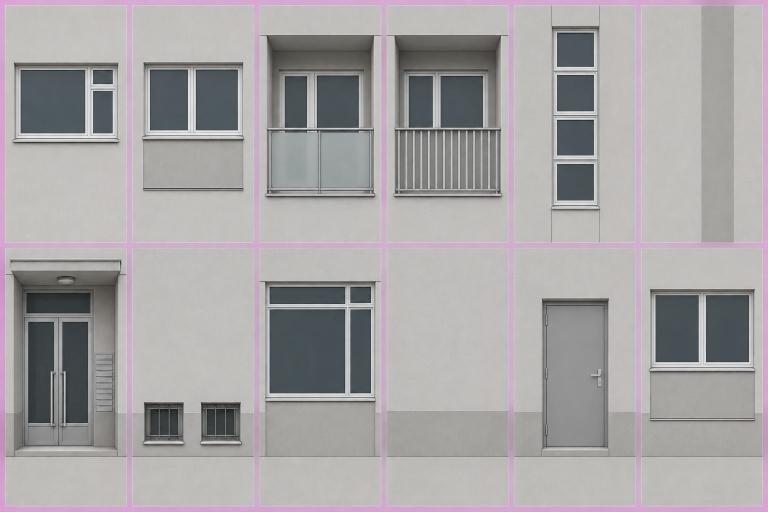
#> input picture assets/facades/sheet11.webp, 1536 x 1024 px, given in place of facades.webp, which was not available (shown at 1/2 size)
$ python openings.py
#> lines starting #> are read from the running program, lines starting #| are printed output that depends on the picture; after the words box and inside, x2 and y2 are one past the last pixel; in counts of white or black regions, pixels touching at a corner belong together
### assets/facades/proportions.py
"""Map the artist's padded elevations to the proportions of a real storey.

Stretch the lights between four fixed edges and take the extra space from
the surrounding wall. The edge of the bay, lintel ornament and apron survive
even when the window grows substantially. Coordinates are source-atlas pixels.
"""
import numpy as np
from PIL import Image, ImageDraw


def axes(layer):
    x, y = (), ()
    if layer in (28, 122, 123, 125):  # loggia soffit, handrail and slab
        y = ((64, 15), (265, 319), (418, 493))
    elif layer in (27, 120, 121, 131):
        y = ((140, 89), (274, 365))
        if layer == 27:
            x = ((53, 35), (205, 221))
    elif layer in (108, 109, 110, 112):  # small early burgher-house casement
        x, y = ((85, 65), (170, 191)), ((181, 122), (296, 365))
    elif layer in (0, 1, 2, 3, 12, 13, 15, *range(48, 54), *range(60, 66),
                    *range(72, 77), *range(84, 90), *range(132, 138)):
        x, y = ((68, 47), (185, 207)), ((150, 106), (360, 395))
    elif layer == 25:  # steel ribbon, narrow posts between adjacent glazed units
        x, y = ((19, 7), (236, 249)), ((187, 93), (264, 363))
    elif layer in (24, 36, 37, 39, 96, 98):
        y = ((144, 110), (300, 360))
    elif layer in (21, 43, 54, 55, 68, 78, 92, 116, 140):
        # Raised ground-floor apartments. Keep the cellar row beneath them.
        x, y = ((63, 46), (192, 208)), ((100, 78), (295, 322), (380, 380))
    return ([(0, 0), *x, (256, 256)], [(0, 0), *y, (512, 512)])


# [10 lines left out: function remap, not called in this run]


def remap_rect(rect, layer):
    xs, ys = axes(layer)
    def at(q, axis):
        old, new = zip(*axis)
        return round(float(np.interp(q, old, new)))
    l, t, r, b, rise = rect
    return [at(l, xs), at(t, ys), at(r, xs), at(b, ys), at(t + rise, ys) - at(t, ys)]


# Areas that retain their glass, metal, terrazzo or shaded balcony finish
# when the surrounding render is repainted. Includes sashes and canopy edges.
PANEL_FITTINGS = {
    27: [(48, 151, 212, 294)], 28: [(11, 60, 246, 434)], 29: [(70, 0, 186, 512)],
    32: [(24, 48, 230, 428)], 33: [(32, 312, 225, 399)], 35: [],
    120: [(22, 133, 233, 284)], 121: [(28, 132, 231, 278)],
    122: [(10, 58, 247, 426)], 123: [(8, 58, 247, 426)], 124: [(77, 38, 186, 439)],
    125: [(10, 58, 247, 426)],
    126: [(10, 50, 247, 373)], 127: [(17, 300, 235, 400)], 128: [(12, 68, 243, 299)],
    129: [], 130: [(54, 95, 201, 407)], 131: [(21, 83, 231, 237)],
}


# [49 lines left out: functions panel_mask, enclosed_loggia, precast_joints, interwar_cell, not called in this run]

### assets/facades/openings.py
"""Measure the openings in the shipped artwork. Per cell, store pixel edges
(left, top, right, bottom), arch rise and any separate panes, all in atlas pixels.
Run with pipeline/.venv/bin/python assets/facades/openings.py.
"""

from pathlib import Path
import json
import numpy as np
from PIL import Image, ImageDraw
from scipy import ndimage as nd
from proportions import remap_rect

ROOT = Path(__file__).resolve().parents[2]
# Decorative blind niches and wall-only modules have no opening.
blank = {5, 11, 17, 23, 35, 47, 118, 129}
arched = {9, 18, 19, 20, 57, 67, 69, 73, 90, 93, 114, 115, 117, 141}
# The facade sheet includes shutters, grilles, balconies and basement lights.
# Crop to each actual opening before looking for its dark glass or joinery.
regions = {
    14: [(0.31, 0.10, 0.74, 0.83)],
    37: [(0.29, 0.22, 0.73, 0.75)],
    55: [(0.10, 0.11, 0.9, 0.72), (0.17, 0.76, 0.84, 0.99)],
    68: [(0.10, 0.08, 0.9, 0.69), (0.22, 0.74, 0.84, 0.98)],
    92: [(0.14, 0.05, 0.89, 0.69), (0.19, 0.73, 0.84, 0.98)],
    140: [(0.1, 0.07, 0.90, 0.73), (0.17, 0.74, 0.85, 0.99)],
    33: [(0, 0.45, 0.51, 0.94), (0.51, 0.45, 1, 0.94)],
    83: [(0, 0.39, 0.5, 0.96), (0.5, 0.39, 1, 0.96)],
    127: [(0, 0.45, 0.5, 0.94), (0.5, 0.45, 1, 0.94)],
}
manual = {
    10: [[72, 110, 184, 245, 0]],
    22: [[68, 331, 187, 426, 34]],
    19: [[27, 62, 226, 459, 105]],
    28: [[18, 65, 238, 418, 0]],
    29: [[75, 13, 178, 486, 0]],
    32: [[44, 84, 214, 417, 0]],
    40: [[58, 88, 202, 383, 0]],
    54: [[76, 89, 184, 290, 0]],
    56: [[48, 87, 202, 461, 0]],
    57: [[18, 85, 234, 464, 83]],
    64: [[47, 149, 209, 374, 0]],
    67: [[47, 89, 205, 451, 0]],
    68: [[60, 89, 193, 309, 0], [84, 393, 171, 449, 0]],
    73: [[61, 116, 191, 367, 44]],
    90: [[49, 76, 203, 459, 69]],
    101: [[96, 122, 175, 378, 0]],
    104: [[9, 64, 247, 411, 0]],
    114: [[48, 90, 207, 448, 76]],
    117: [[29, 264, 228, 434, 62]],
    122: [[12, 61, 244, 416, 0]],
    123: [[12, 61, 244, 416, 0]],
    124: [[83, 45, 179, 430, 0]],
    125: [[12, 61, 244, 416, 0]],
    138: [[53, 102, 199, 452, 0]],
    141: [[18, 85, 231, 459, 99]],
    143: [[62, 92, 194, 451, 0]],
    26: [[77, 165, 182, 279, 0]],
    34: [[16, 101, 241, 441, 0]],
    105: [[36, 133, 232, 441, 0]],
    130: [[62, 103, 192, 395, 0]],
}


def measure(im, i):
    if i in blank:
        return []
    if i in manual:
        return [remap_rect(rect, i) for rect in manual[i]]
    rgb = np.asarray(im, dtype=float)
    lum = rgb @ np.array([0.28, 0.57, 0.15])
    wall = np.percentile(lum, 83)
    r, g, b = rgb.transpose(2, 0, 1)
    mask = (lum < min(145, wall * 0.77)) & ((b - r > 3) | (r - b > 11) | (lum < 52))
    found = []
    for x0, y0, x1, y1 in regions.get(i, [(0, 0.015, 1, 0.985)]):
        x, y, X, Y = round(x0 * 256), round(y0 * 512), round(x1 * 256), round(y1 * 512)
        m = nd.binary_closing(mask[y:Y, x:X], structure=np.ones((15, 23)))
        lab, n = nd.label(m)
        if not n:
            continue
        sizes = np.bincount(lab.ravel())
        sizes[0] = 0
        target = lab == np.argmax(sizes)
        yy, xx = np.where(target)
        if len(xx) < 280:
            continue
        left, right = np.percentile(xx, [1, 99])
        top, bot = np.percentile(yy, [1, 99])
        if right - left < 19 or bot - top < 20:
            continue
        if (right - left) * (bot - top) > 0.9 * 256 * 512:
            continue
        rise = min((right - left) * 0.40, (bot - top) * 0.28) if i in arched else 0
        # In sash windows the white meeting rail may split the glazing into
        # disconnected panes. Measure all of the coloured glass, not just one.
        if i % 12 < 6 and i not in {28, 29, 40, 97, 100, 101, 122, 123, 124}:
            ink = (b - r > 5) & (lum < 124)
            ink[:20] = False
            ink[-20:] = False
            yy2, xx2 = np.where(ink[y:Y, x:X])
            if len(xx2) > 250:
                left, right = np.percentile(xx2, [0.8, 99.2])
                top, bot = np.percentile(yy2, [0.8, 99.2])
                rise = min((right - left) * 0.4, (bot - top) * 0.28) if i in arched else 0
        found.append([round(left + x), round(top + y), round(right + x), round(bot + y), round(rise)])
    return found


def bake(preview=None):
    atlas = Image.open(ROOT / "public/facades.webp").convert("RGB")
#> atlas is the input picture: PIL image 1536x1024 RGB; mean R, G, B 167, 164, 164.8
    ornament = Image.open(ROOT / "public/facades-mask.webp").convert("L")
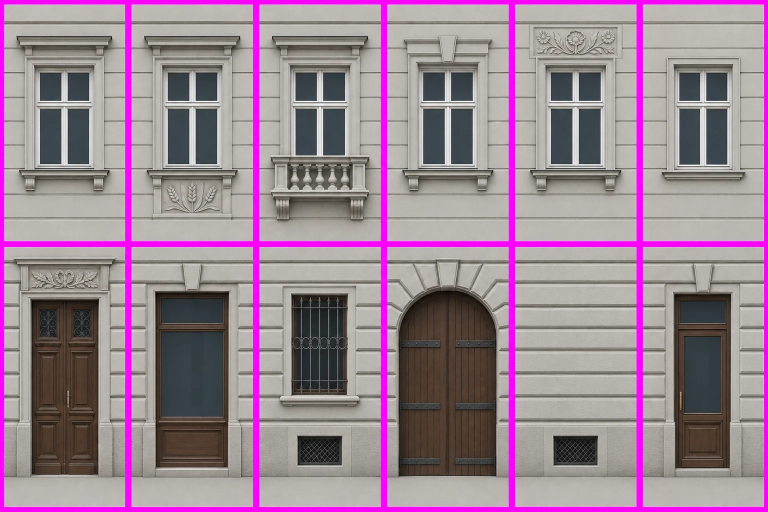
#> input picture assets/facades/sheet12.webp, 1536 x 1024 px, given in place of facades-mask.webp, which was not available (shown at 1/2 size)
    finish = Image.new("RGB", (6 * 64, 24 * 128))
#> finish: PIL image 384x3072 RGB; every value is 0
    caps = []
    out = []
    review = Image.new("RGB", (12 * 70, 12 * 132), "#252627")
    d = ImageDraw.Draw(review)
    for i in range(144):
        x, y = i % 6 * 256, i // 6 * 512
        im = atlas.crop((x, y, x + 256, y + 512))
        if i == 113:
            # The projected balcony hides the bottom of the door on the shell.
            # Fit the unobstructed door behind its parapet on the street mesh.
            rects = [rect.copy() for rect in out[41]]
        else:
            rects = measure(im, i)
        # Preserve the original sash and transom between individual panes.
        # Only accept fairly rectangular islands of blue glass inside the aperture.
        rgb = np.asarray(im, dtype=float)
        red, green, blue = rgb.transpose(2, 0, 1)
        glass = (blue > red + 4) & (rgb.mean(2) < 128)
        for rect in rects:
            if i == 113:
                continue  # includes the panes already measured on the unoccluded door
            l, t, r, b, arch = rect
            if i in {
                19,
                26,
                28,
                29,
                34,
                40,
                44,
                54,
                57,
                68,
                69,
                92,
                93,
                97,
                100,
                104,
                105,
                114,
                117,
                122,
                123,
                125,
                130,
                140,
                141,
            }:
                continue
            crop = nd.binary_closing(glass[t:b, l:r], structure=np.ones((3, 3)))
            lab, n = nd.label(crop)
            panes = []
            for j, sl in enumerate(nd.find_objects(lab), 1):
                if not sl:
                    continue
                sy, sx = sl
                w, h = sx.stop - sx.start, sy.stop - sy.start
                if w < 11 or h < 13 or w * h < 0.025 * (r - l) * (b - t) or np.mean(lab[sl] == j) < 0.72:
                    continue
                x0 = max(l + 5, l + sx.start)
                x1 = min(r - 5, l + sx.stop)
                y0 = max(t + 5, t + sy.start)
                y1 = min(b - 5, t + sy.stop)
                # The bounding boxes of two irregular glass islands can overlap
                # by a couple of pixels. Preserve the narrow bar between them;
                # intersecting holes cause the street mesh to lose a whole pane.
                for left, top, right, bottom in zip(panes[::4], panes[1::4], panes[2::4], panes[3::4]):
                    overlap_x = min(right, x1) - max(left, x0)
                    overlap_y = min(bottom, y1) - max(top, y0)
                    if overlap_x > 3 and 0 <= overlap_y <= 3 and y0 > top:
                        y0 = bottom + 1
                    elif overlap_y > 3 and 0 <= overlap_x <= 3:
                        if x0 > left:
                            x0 = right + 1
                        else:
                            x1 = left - 1
                if x1 - x0 > 7 and y1 - y0 > 8:
                    panes.extend([x0, y0, x1, y1])
            if 2 <= len(panes) // 4 <= 9:
                rect.extend(panes)
        out.append(rects)
        lum = rgb @ np.array([0.28, 0.57, 0.15])
        edge = np.median(np.hstack([lum[:, :12], lum[:, -12:]]), axis=1)
        ratio = np.clip(nd.gaussian_filter1d(edge, 0.8) / max(1, np.median(edge)), 0.40, 1.20)
        footprint = Image.new("L", (256, 512))
        pen = ImageDraw.Draw(footprint)
        for l, t, r, b, rise, *_ in rects:
            pen.rounded_rectangle((l - 16, t - 20, r + 16, b + 22), radius=12, fill=255)
        mask = np.maximum(np.asarray(footprint), np.asarray(ornament.crop((x, y, x + 256, y + 512))))
        cap = []
        if rects and i in {
            *range(0, 5),
            12,
            13,
            15,
            *range(48, 54),
            *range(60, 66),
            *range(72, 77),
            *range(84, 90),
            *range(132, 138),
        }:
            l, t, r, b, *_ = rects[0]
            # Trace the hood above this sash against its row of plain plaster. A
            # Baroque arch and a triangular pediment retain their different outlines.
            area = abs(lum - edge[:, None]) > 16
            area[:5] = False
            area[max(0, t - 7) :] = False
            area[:, : max(3, round(l - (r - l) * 0.43))] = False
            area[:, min(253, round(r + (r - l) * 0.43)) :] = False
            area = nd.binary_closing(area, structure=np.ones((5, 9)))
            labels, count = nd.label(area)
            if count:
                sizes = np.bincount(labels.ravel())
                sizes[0] = 0
                selected = labels == np.argmax(sizes)
                yy, xx = np.where(selected)
                if len(xx) > 350 and xx.max() - xx.min() > (r - l) * 0.72:
                    bottom = min(t - 4, int(yy.max()) + 2)
                    xs = np.unique(np.linspace(xx.min(), xx.max(), 13).astype(int))
                    for q in xs:
                        ys = yy[abs(xx - q) < 5]
                        if len(ys):
                            cap.append([int(q), max(4, int(np.percentile(ys, 4)) - 1)])
                    if len(cap) > 3 and bottom - min(q[1] for q in cap) > 7:
                        cap += [[cap[-1][0], bottom], [cap[0][0], bottom]]
                    else:
                        cap = []
        caps.append(cap)
        if cap:
            pen.polygon([tuple(q) for q in cap], fill=255)
        # Keep carved cartouches, shutters and aprons outside the aperture.
        # Only the outer pier needs to lose the picture's background: otherwise
        # the highest carvings on the portal can disappear into bare render.
        ornament_region = np.zeros_like(lum, dtype=bool)
        for l, t, r, b, *_ in rects:
            ornament_region[max(0, t - 115) : min(512, b + 78), max(0, l - 52) : min(256, r + 52)] = True
        relief = nd.binary_closing(
            (abs(lum - edge[:, None]) > 10) & ornament_region, structure=np.ones((7, 9))
        )
        relief = nd.binary_dilation(nd.binary_fill_holes(relief), iterations=5)
        mask = np.maximum.reduce([mask, np.asarray(footprint), relief.astype(np.uint8) * 255]).astype(float)
        mask = nd.gaussian_filter(mask, 3)
        mask *= np.clip(np.minimum(np.arange(256), np.arange(255, -1, -1)) / 7, 0, 1)[None, :]
        # R isolates local joinery / ornament, G carries a tileable horizontal
        # profile taken from that wall's actual stone joints.
        packed = np.stack(
            [mask, np.broadcast_to(((ratio - 0.25) / 1.25 * 255)[:, None], mask.shape), np.zeros_like(mask)],
            axis=-1,
        )
        finish.paste(
            Image.fromarray(np.uint8(packed)).resize((64, 128), Image.Resampling.LANCZOS),
            (i % 6 * 64, i // 6 * 128),
        )
        box = ImageDraw.Draw(im)
        for l, t, r, b, a, *panes in rects:
            box.rectangle((l, t, r, b), outline="#ff3838", width=4)
            for j in range(0, len(panes), 4):
                box.rectangle(panes[j : j + 4], outline="#ffdc55", width=2)
        x, y = i % 12 * 70, i // 12 * 132
        review.paste(im.resize((64, 110)), (x, y))
        d.text((x, y + 110), str(i))
#> this loop made 144 passes
#> (wall in measure, rects, count) on passes 1 to 5: (195.7, [[42, 142, 223, 265, 0]], 4), (194, [[45, 141, 218, 259, 0]], 8), (191.3, [[58, 153, 205, 325, 0]], 3), (191.3, [[51, 154, 195, 254, 0]], 4), (191.3, [[90, 68, 163, 398, 0]], 2)
#> (rects, count) on pass 74: ([[42, 82, 211, 400, 38]], 0)
#> pass 1, in measure, `r, g, b = rgb.transpose(2, 0, 1)`:
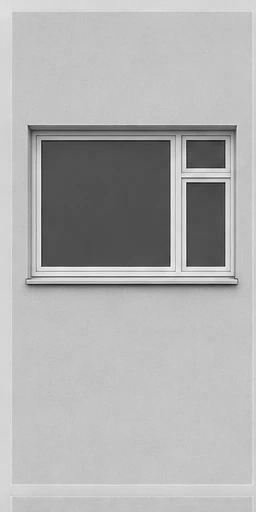
#> r: shape (512, 256) float64; min 15, max 248, mean 175.7
#> after the loop: area: shape (512, 256) bool; every value is 0
#> after the loop: crop: shape (359, 132) bool; every value is 0
#> after the loop:
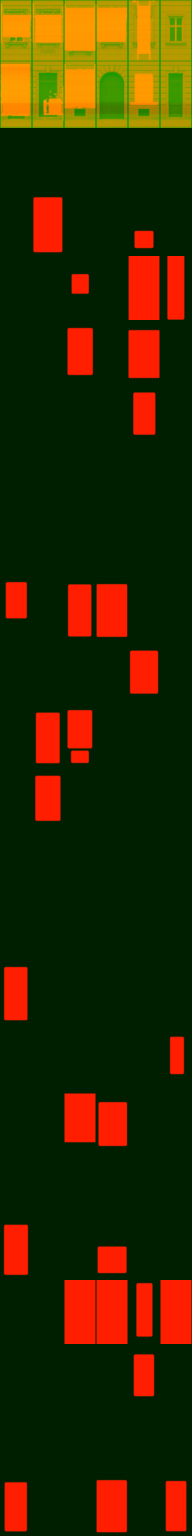
#> finish: PIL image 384x3072 RGB (shown at 1/2 size); mean R, G, B 45.1, 40.1, 0
#> after the loop:
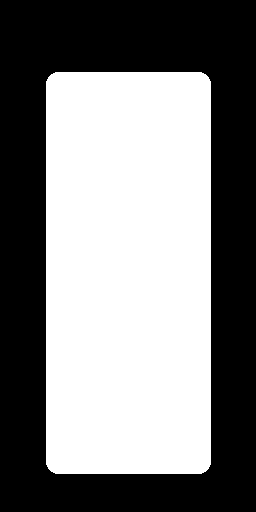
#> footprint: PIL image 256x512 L; 50.5% white; 1 black region, box (x1, y1, x2, y2) and area: (0, 0, 256, 512) 64878
#> after the loop: ornament_region: shape (512, 256) bool; 92.2% white; 2 black regions, box (x1, y1, x2, y2) and area: (0, 0, 10, 512) 5120, (246, 0, 256, 512) 5120
#> after the loop:
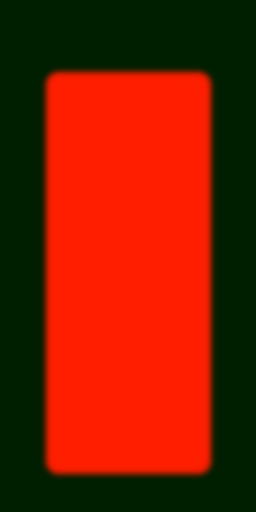
#> packed: shape (512, 256, 3) float64; mean R, G, B 128.8, 30.6, 0
#> after the loop:
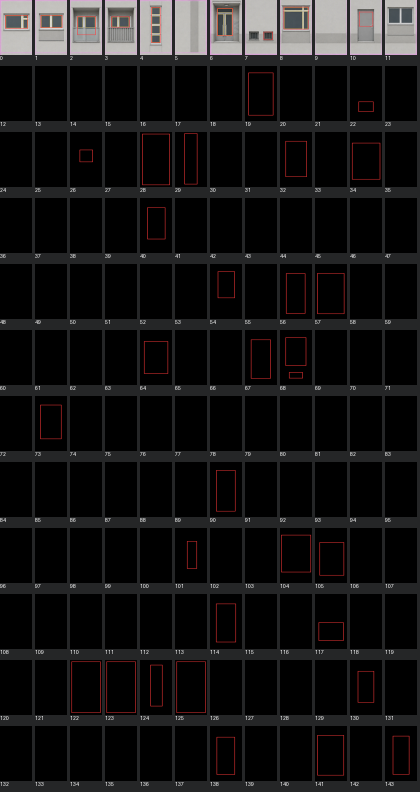
#> review: PIL image 840x1584 RGB (shown at 1/2 size); mean R, G, B 21.6, 20.5, 20.7
#> after the loop:
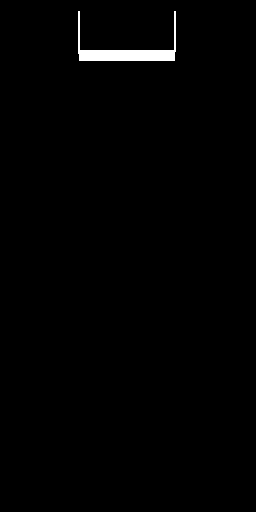
#> selected: shape (512, 256) bool; 0.93% white; 1 white region, box (x1, y1, x2, y2) and area: (78, 11, 176, 61) 1218
#> after the loop, caps = 144 items; out = 144 items; rect = [62, 92, 194, 451, 0]
    (ROOT / "src/map/facadeOpenings.json").write_text(
        "[\n" + ",\n".join(json.dumps(row, separators=(",", ":")) for row in out) + "\n]\n"
    )
    (ROOT / "src/map/facadeCaps.json").write_text(
        "[\n" + ",\n".join(json.dumps(row, separators=(",", ":")) for row in caps) + "\n]\n"
    )
    finish.save(ROOT / "public/street-facade-masks.webp", quality=95, method=6)
    if preview:
        review.save(preview)


if __name__ == "__main__":
    import argparse

    parser = argparse.ArgumentParser(description=__doc__)
    parser.add_argument("--preview", type=Path, help="optional annotated contact sheet")
    bake(parser.parse_args().preview)
